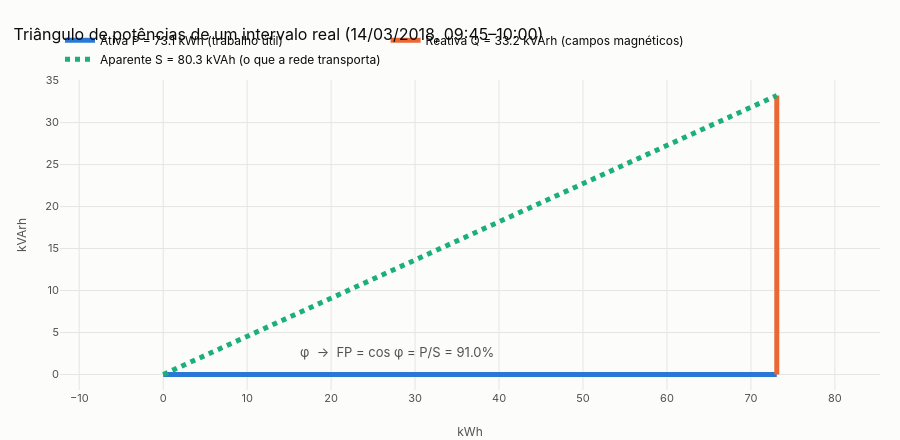

The code cell stored with this chart in its notebook:
### Code cell
fig = go.Figure()
fig.add_trace(
    go.Scatter(
        x=[0, P],
        y=[0, 0],
        mode="lines",
        line=dict(width=5, color=CATEGORICAL[0]),
        name=f"Ativa P = {P:.1f} kWh (trabalho útil)",
    )
)
fig.add_trace(
    go.Scatter(
        x=[P, P],
        y=[0, Q],
        mode="lines",
        line=dict(width=5, color=CATEGORICAL[1]),
        name=f"Reativa Q = {Q:.1f} kVArh (campos magnéticos)",
    )
)
fig.add_trace(
    go.Scatter(
        x=[0, P],
        y=[0, Q],
        mode="lines",
        line=dict(width=5, color=CATEGORICAL[2], dash="dot"),
        name=f"Aparente S = {S:.1f} kVAh (o que a rede transporta)",
    )
)
fig.add_annotation(
    x=P * 0.22,
    y=Q * 0.08,
    text=f"φ  →  FP = cos φ = P/S = {P / S:.1%}",
    showarrow=False,
    font=dict(color=TEXT_SECONDARY, size=13),
    xanchor="left",
)
fig.update_layout(
    title="Triângulo de potências de um intervalo real (14/03/2018, 09:45–10:00)",
    xaxis_title="kWh",
    yaxis_title="kVArh",
    hovermode="closest",
    yaxis=dict(scaleanchor="x", scaleratio=1),
    height=440,
)
fig.show()

### Figure 1 — Plotly figure (JSON) as saved in the notebook; plotly's stock layout.template omitted (floating-point values rounded to 4 significant figures)
{"data": [{"line": {"color": "#2a78d6", "width": 5}, "mode": "lines", "name": "Ativa P = 73.1 kWh (trabalho útil)", "type": "scatter", "x": [0, 73.08], "y": [0, 0]}, {"line": {"color": "#eb6834", "width": 5}, "mode": "lines", "name": "Reativa Q = 33.2 kVArh (campos magnéticos)", "type": "scatter", "x": [73.08, 73.08], "y": [0, 33.23]}, {"line": {"color": "#1baf7a", "dash": "dot", "width": 5}, "mode": "lines", "name": "Aparente S = 80.3 kVAh (o que a rede transporta)", "type": "scatter", "x": [0, 73.08], "y": [0, 33.23]}], "layout": {"annotations": [{"font": {"color": "#52514e", "size": 13}, "showarrow": false, "text": "φ  →  FP = cos φ = P/S = 91.0%", "x": 16.08, "xanchor": "left", "y": 2.658}], "height": 440, "hovermode": "closest", "title": {"text": "Triângulo de potências de um intervalo real (14/03/2018, 09:45–10:00)"}, "xaxis": {"title": {"text": "kWh"}}, "yaxis": {"scaleanchor": "x", "scaleratio": 1, "title": {"text": "kVArh"}}}}
